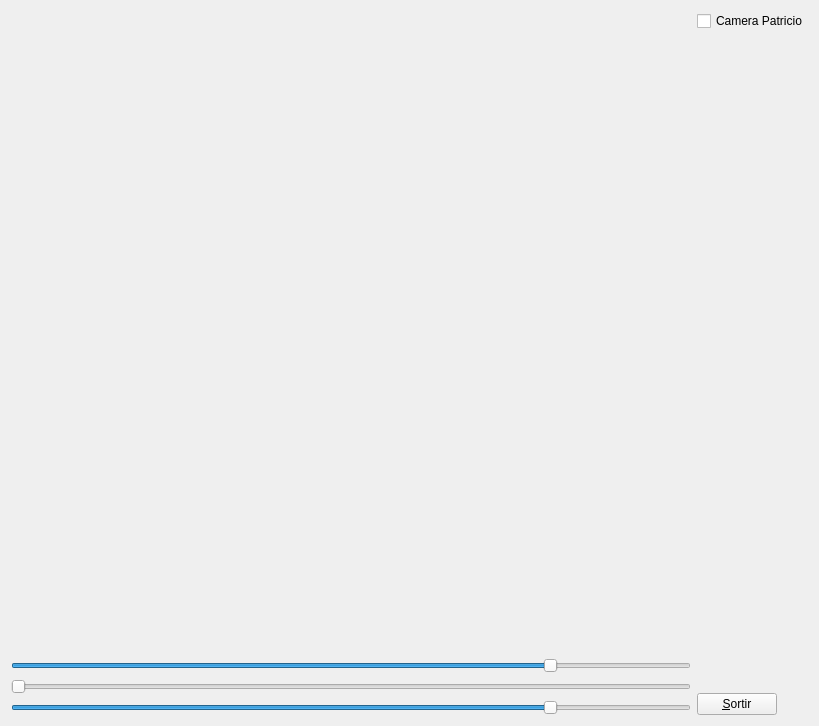
<?xml version="1.0" encoding="UTF-8"?>
<ui version="4.0">
 <class>MyForm</class>
 <widget class="QWidget" name="MyForm">
  <property name="geometry">
   <rect>
    <x>0</x>
    <y>0</y>
    <width>819</width>
    <height>726</height>
   </rect>
  </property>
  <property name="windowTitle">
   <string>Form</string>
  </property>
  <layout class="QHBoxLayout" name="horizontalLayout">
   <item>
    <layout class="QVBoxLayout" name="verticalLayout_2">
     <item>
      <widget class="MyGLWidget" name="widget" native="true">
       <property name="sizePolicy">
        <sizepolicy hsizetype="Expanding" vsizetype="Expanding">
         <horstretch>0</horstretch>
         <verstretch>0</verstretch>
        </sizepolicy>
       </property>
      </widget>
     </item>
     <item>
      <widget class="QSlider" name="horizontalSlider_3">
       <property name="maximum">
        <number>100</number>
       </property>
       <property name="sliderPosition">
        <number>80</number>
       </property>
       <property name="orientation">
        <enum>Qt::Horizontal</enum>
       </property>
      </widget>
     </item>
     <item>
      <widget class="QSlider" name="horizontalSlider_2">
       <property name="maximum">
        <number>100</number>
       </property>
       <property name="orientation">
        <enum>Qt::Horizontal</enum>
       </property>
      </widget>
     </item>
     <item>
      <widget class="QSlider" name="horizontalSlider">
       <property name="maximum">
        <number>100</number>
       </property>
       <property name="sliderPosition">
        <number>80</number>
       </property>
       <property name="orientation">
        <enum>Qt::Horizontal</enum>
       </property>
      </widget>
     </item>
    </layout>
   </item>
   <item>
    <layout class="QVBoxLayout" name="verticalLayout">
     <item>
      <widget class="QCheckBox" name="checkBox">
       <property name="text">
        <string>Camera Patricio</string>
       </property>
      </widget>
     </item>
     <item>
      <spacer name="verticalSpacer">
       <property name="orientation">
        <enum>Qt::Vertical</enum>
       </property>
       <property name="sizeHint" stdset="0">
        <size>
         <width>20</width>
         <height>40</height>
        </size>
       </property>
      </spacer>
     </item>
     <item>
      <widget class="QPushButton" name="pushButton">
       <property name="sizePolicy">
        <sizepolicy hsizetype="Fixed" vsizetype="Fixed">
         <horstretch>0</horstretch>
         <verstretch>0</verstretch>
        </sizepolicy>
       </property>
       <property name="text">
        <string>&amp;Sortir</string>
       </property>
      </widget>
     </item>
    </layout>
   </item>
  </layout>
 </widget>
 <customwidgets>
  <customwidget>
   <class>MyGLWidget</class>
   <extends>QWidget</extends>
   <header>MyGLWidget.h</header>
   <container>1</container>
   <slots>
    <signal>setCamaraPatrisio()</signal>
    <slot>tractarCamara()</slot>
    <slot>tractarColorR(int)</slot>
    <slot>tractarColorG(int)</slot>
    <slot>tractarColorB(int)</slot>
   </slots>
  </customwidget>
 </customwidgets>
 <resources/>
 <connections>
  <connection>
   <sender>pushButton</sender>
   <signal>clicked()</signal>
   <receiver>MyForm</receiver>
   <slot>close()</slot>
   <hints>
    <hint type="sourcelabel">
     <x>770</x>
     <y>718</y>
    </hint>
    <hint type="destinationlabel">
     <x>839</x>
     <y>529</y>
    </hint>
   </hints>
  </connection>
  <connection>
   <sender>checkBox</sender>
   <signal>clicked()</signal>
   <receiver>widget</receiver>
   <slot>tractarCamara()</slot>
   <hints>
    <hint type="sourcelabel">
     <x>717</x>
     <y>16</y>
    </hint>
    <hint type="destinationlabel">
     <x>599</x>
     <y>81</y>
    </hint>
   </hints>
  </connection>
  <connection>
   <sender>widget</sender>
   <signal>setCamaraPatrisio()</signal>
   <receiver>checkBox</receiver>
   <slot>click()</slot>
   <hints>
    <hint type="sourcelabel">
     <x>632</x>
     <y>194</y>
    </hint>
    <hint type="destinationlabel">
     <x>771</x>
     <y>19</y>
    </hint>
   </hints>
  </connection>
  <connection>
   <sender>horizontalSlider_3</sender>
   <signal>valueChanged(int)</signal>
   <receiver>widget</receiver>
   <slot>tractarColorR(int)</slot>
   <hints>
    <hint type="sourcelabel">
     <x>395</x>
     <y>653</y>
    </hint>
    <hint type="destinationlabel">
     <x>427</x>
     <y>433</y>
    </hint>
   </hints>
  </connection>
  <connection>
   <sender>horizontalSlider_2</sender>
   <signal>valueChanged(int)</signal>
   <receiver>widget</receiver>
   <slot>tractarColorG(int)</slot>
   <hints>
    <hint type="sourcelabel">
     <x>528</x>
     <y>674</y>
    </hint>
    <hint type="destinationlabel">
     <x>561</x>
     <y>499</y>
    </hint>
   </hints>
  </connection>
  <connection>
   <sender>horizontalSlider</sender>
   <signal>valueChanged(int)</signal>
   <receiver>widget</receiver>
   <slot>tractarColorB(int)</slot>
   <hints>
    <hint type="sourcelabel">
     <x>495</x>
     <y>707</y>
    </hint>
    <hint type="destinationlabel">
     <x>496</x>
     <y>512</y>
    </hint>
   </hints>
  </connection>
 </connections>
</ui>
